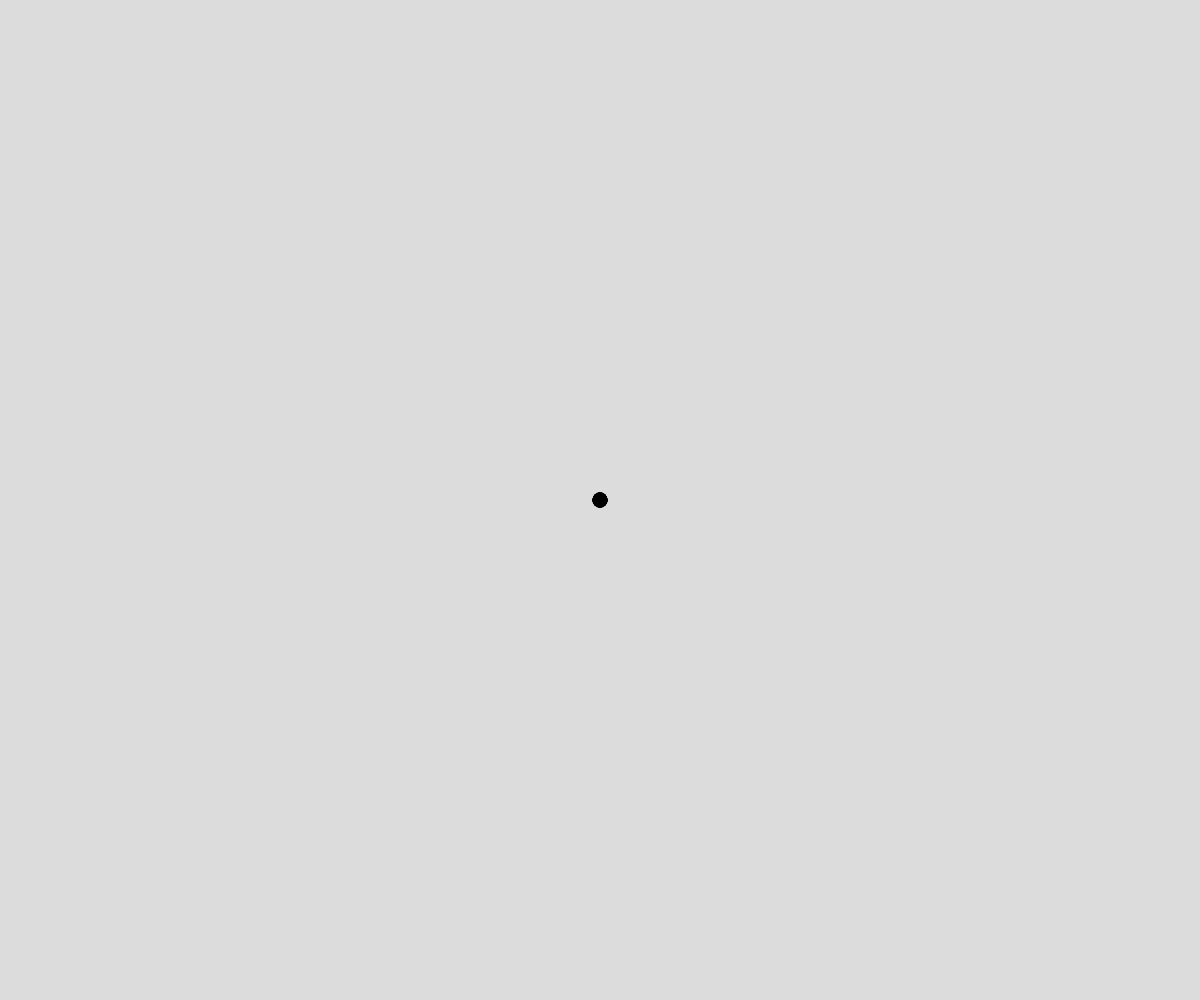
Frame 1 (no input)
Frame 60 (no input): identical to frame 1, image omitted
Frame 120 (the mouse pressed at the canvas centre since frame 60): identical to frame 1, image omitted

The p5.js sketch that drew this single still picture (run headless with seeded random() and noise() and a simulated clock; from frame 60 on, the mouse is pressed at the canvas centre):

// p5.js sketch
// ── sketch.js
// Snake Mechanics
// Mason L.
// Oct 11, 2023
// Practice in working with Classes and Arrays (Snake)

//Global Variables
let points = []; //snake coordinates
let speed = 6;  //snake speed
let snakeLength = 30;
let snakeLocation;  //a Point for the where the head is

function setup() {
  createCanvas(windowWidth, windowHeight);
  snakeLocation = new Point(width / 2, height / 2);
  strokeWeight(15);
  initSnake(); //populate the array
}

function initSnake() {
  //place in points[] a bunch of starting Points
  for (let i = 0; i < snakeLength; i++) {
    points.push(createPoint());
  }
}

function createPoint() {
  //return a new Point object ↑ ↓ → ←
  if (keyCode === UP_ARROW) snakeLocation.y -= speed;
  else if (keyCode === DOWN_ARROW) snakeLocation.y += speed;
  else if (keyCode === LEFT_ARROW) snakeLocation.x -= speed;
  else if (keyCode === RIGHT_ARROW) snakeLocation.x += speed;
  //if a different coded key was pressed, no change
  return new Point(snakeLocation.x, snakeLocation.y);
}

function draw() {
  background(220);
  moveAndDisplay();
}

function moveAndDisplay(){
  // loop through the array, and connect all points
  for(let i = 0; i < points.length-1; i++){
    let cur = points[i];  //Point  .x  .y
    let next = points[i+1];
    let alpha = map(i,0,points.length-1,0,150);
    stroke(0,alpha); 
    line(cur.x, cur.y, next.x, next.y);
  }

  //move -delete first element, push new point
  points.splice(0,1);   //deletes element 0
  points.push(createPoint());
}

class Point { //a class for an (x,y) point
  constructor(x, y) {
    this.x = x;
    this.y = y;
  }
}
